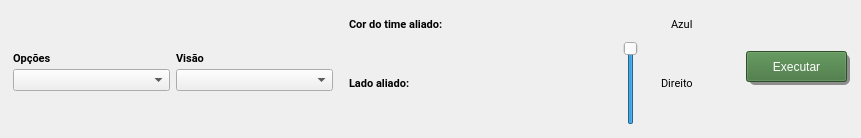
          <widget class="QFrame" name="sysInfoHeader">
           <property name="geometry">
            <rect>
             <x>0</x>
             <y>0</y>
             <width>861</width>
             <height>71</height>
            </rect>
           </property>
           <property name="sizePolicy">
            <sizepolicy hsizetype="Expanding" vsizetype="Fixed">
             <horstretch>0</horstretch>
             <verstretch>0</verstretch>
            </sizepolicy>
           </property>
           <property name="minimumSize">
            <size>
             <width>761</width>
             <height>0</height>
            </size>
           </property>
           <property name="maximumSize">
            <size>
             <width>1332</width>
             <height>16777215</height>
            </size>
           </property>
           <property name="frameShape">
            <enum>QFrame::Shape::NoFrame</enum>
           </property>
           <layout class="QHBoxLayout" name="horizontalLayout_9" stretch="1,2,0,0">
            <property name="spacing">
             <number>10</number>
            </property>
            <property name="leftMargin">
             <number>10</number>
            </property>
            <property name="topMargin">
             <number>10</number>
            </property>
            <property name="rightMargin">
             <number>10</number>
            </property>
            <property name="bottomMargin">
             <number>10</number>
            </property>
            <item>
             <widget class="QFrame" name="gameSettings">
              <property name="sizePolicy">
               <sizepolicy hsizetype="Fixed" vsizetype="Fixed">
                <horstretch>0</horstretch>
                <verstretch>0</verstretch>
               </sizepolicy>
              </property>
              <property name="minimumSize">
               <size>
                <width>0</width>
                <height>51</height>
               </size>
              </property>
              <property name="maximumSize">
               <size>
                <width>350</width>
                <height>51</height>
               </size>
              </property>
              <property name="frameShape">
               <enum>QFrame::Shape::NoFrame</enum>
              </property>
              <layout class="QHBoxLayout" name="horizontalLayout_4">
               <property name="leftMargin">
                <number>3</number>
               </property>
               <property name="topMargin">
                <number>3</number>
               </property>
               <property name="rightMargin">
                <number>3</number>
               </property>
               <property name="bottomMargin">
                <number>3</number>
               </property>
               <item>
                <layout class="QVBoxLayout" name="gameOptions">
                 <property name="spacing">
                  <number>0</number>
                 </property>
                 <item>
                  <widget class="QLabel" name="gameOptionsLabel">
                   <property name="font">
                    <font>
                     <family>Roboto</family>
                     <pointsize>8</pointsize>
                     <bold>true</bold>
                    </font>
                   </property>
                   <property name="text">
                    <string>Opções</string>
                   </property>
                   <property name="scaledContents">
                    <bool>true</bool>
                   </property>
                  </widget>
                 </item>
                 <item>
                  <widget class="QComboBox" name="gameOptionsDropdown">
                   <property name="sizePolicy">
                    <sizepolicy hsizetype="Expanding" vsizetype="Fixed">
                     <horstretch>0</horstretch>
                     <verstretch>0</verstretch>
                    </sizepolicy>
                   </property>
                   <property name="font">
                    <font>
                     <family>Roboto</family>
                     <pointsize>8</pointsize>
                    </font>
                   </property>
                   <property name="cursor">
                    <cursorShape>PointingHandCursor</cursorShape>
                   </property>
                   <property name="toolTip">
                    <string/>
                   </property>
                   <property name="currentText">
                    <string/>
                   </property>
                   <property name="sizeAdjustPolicy">
                    <enum>QComboBox::SizeAdjustPolicy::AdjustToContents</enum>
                   </property>
                   <property name="placeholderText">
                    <string>Físico</string>
                   </property>
                   <property name="frame">
                    <bool>true</bool>
                   </property>
                   <item>
                    <property name="text">
                     <string>Físico</string>
                    </property>
                   </item>
                   <item>
                    <property name="text">
                     <string>Simulado</string>
                    </property>
                   </item>
                  </widget>
                 </item>
                </layout>
               </item>
               <item>
                <layout class="QVBoxLayout" name="visionOptions">
                 <property name="spacing">
                  <number>0</number>
                 </property>
                 <item>
                  <widget class="QLabel" name="visionOptionsLabel">
                   <property name="font">
                    <font>
                     <family>Roboto</family>
                     <pointsize>8</pointsize>
                     <bold>true</bold>
                    </font>
                   </property>
                   <property name="text">
                    <string>Visão</string>
                   </property>
                  </widget>
                 </item>
                 <item>
                  <widget class="QComboBox" name="visionOptionsDropdown">
                   <property name="sizePolicy">
                    <sizepolicy hsizetype="Expanding" vsizetype="Fixed">
                     <horstretch>0</horstretch>
                     <verstretch>0</verstretch>
                    </sizepolicy>
                   </property>
                   <property name="font">
                    <font>
                     <family>Roboto</family>
                     <pointsize>8</pointsize>
                    </font>
                   </property>
                   <property name="cursor">
                    <cursorShape>PointingHandCursor</cursorShape>
                   </property>
                   <property name="toolTip">
                    <string/>
                   </property>
                   <property name="currentText">
                    <string/>
                   </property>
                   <property name="sizeAdjustPolicy">
                    <enum>QComboBox::SizeAdjustPolicy::AdjustToContents</enum>
                   </property>
                   <property name="placeholderText">
                    <string>MainVision</string>
                   </property>
                   <property name="frame">
                    <bool>true</bool>
                   </property>
                   <item>
                    <property name="text">
                     <string>MainVision</string>
                    </property>
                   </item>
                   <item>
                    <property name="text">
                     <string>FiraSim</string>
                    </property>
                   </item>
                  </widget>
                 </item>
                </layout>
               </item>
              </layout>
             </widget>
            </item>
            <item>
             <widget class="QFrame" name="myTeamInfo">
              <property name="sizePolicy">
               <sizepolicy hsizetype="Expanding" vsizetype="Fixed">
                <horstretch>0</horstretch>
                <verstretch>0</verstretch>
               </sizepolicy>
              </property>
              <property name="maximumSize">
               <size>
                <width>350</width>
                <height>16777215</height>
               </size>
              </property>
              <property name="styleSheet">
               <string notr="true"/>
              </property>
              <property name="frameShape">
               <enum>QFrame::Shape::NoFrame</enum>
              </property>
              <layout class="QVBoxLayout" name="verticalLayout_5">
               <property name="leftMargin">
                <number>3</number>
               </property>
               <property name="topMargin">
                <number>3</number>
               </property>
               <property name="rightMargin">
                <number>3</number>
               </property>
               <property name="bottomMargin">
                <number>3</number>
               </property>
               <item>
                <widget class="QFrame" name="myTeamColor">
                 <property name="sizePolicy">
                  <sizepolicy hsizetype="Expanding" vsizetype="Fixed">
                   <horstretch>0</horstretch>
                   <verstretch>0</verstretch>
                  </sizepolicy>
                 </property>
                 <property name="frameShape">
                  <enum>QFrame::Shape::NoFrame</enum>
                 </property>
                 <layout class="QHBoxLayout" name="horizontalLayout_8">
                  <property name="spacing">
                   <number>0</number>
                  </property>
                  <property name="leftMargin">
                   <number>0</number>
                  </property>
                  <property name="topMargin">
                   <number>0</number>
                  </property>
                  <property name="rightMargin">
                   <number>0</number>
                  </property>
                  <property name="bottomMargin">
                   <number>0</number>
                  </property>
                  <item>
                   <widget class="QLabel" name="myTeamSideText">
                    <property name="font">
                     <font>
                      <family>Roboto</family>
                      <pointsize>8</pointsize>
                      <bold>true</bold>
                     </font>
                    </property>
                    <property name="text">
                     <string>Cor do time aliado:</string>
                    </property>
                    <property name="scaledContents">
                     <bool>true</bool>
                    </property>
                   </widget>
                  </item>
                  <item>
                   <spacer name="colorSpacer">
                    <property name="orientation">
                     <enum>Qt::Orientation::Vertical</enum>
                    </property>
                    <property name="sizeHint" stdset="0">
                     <size>
                      <width>207</width>
                      <height>16</height>
                     </size>
                    </property>
                   </spacer>
                  </item>
                  <item>
                   <widget class="QFrame" name="teamColorControls">
                    <property name="sizePolicy">
                     <sizepolicy hsizetype="Fixed" vsizetype="Fixed">
                      <horstretch>0</horstretch>
                      <verstretch>0</verstretch>
                     </sizepolicy>
                    </property>
                    <property name="frameShape">
                     <enum>QFrame::Shape::NoFrame</enum>
                    </property>
                    <layout class="QHBoxLayout" name="horizontalLayout_5">
                     <property name="spacing">
                      <number>3</number>
                     </property>
                     <property name="leftMargin">
                      <number>0</number>
                     </property>
                     <property name="topMargin">
                      <number>0</number>
                     </property>
                     <property name="rightMargin">
                      <number>0</number>
                     </property>
                     <property name="bottomMargin">
                      <number>0</number>
                     </property>
                     <item>
                      <widget class="QPushButton" name="switchTeamColorButton">
                       <property name="sizePolicy">
                        <sizepolicy hsizetype="Fixed" vsizetype="Fixed">
                         <horstretch>0</horstretch>
                         <verstretch>0</verstretch>
                        </sizepolicy>
                       </property>
                       <property name="cursor">
                        <cursorShape>PointingHandCursor</cursorShape>
                       </property>
                       <property name="text">
                        <string/>
                       </property>
                       <property name="icon">
                        <iconset>
                         <normaloff>assets/icons/blue_flag.svg</normaloff>assets/icons/blue_flag.svg</iconset>
                       </property>
                       <property name="iconSize">
                        <size>
                         <width>24</width>
                         <height>22</height>
                        </size>
                       </property>
                       <property name="checkable">
                        <bool>true</bool>
                       </property>
                       <property name="flat">
                        <bool>true</bool>
                       </property>
                      </widget>
                     </item>
                     <item>
                      <widget class="QLabel" name="myTeamColorLabel">
                       <property name="font">
                        <font>
                         <family>Roboto</family>
                         <pointsize>8</pointsize>
                        </font>
                       </property>
                       <property name="text">
                        <string>Azul</string>
                       </property>
                      </widget>
                     </item>
                    </layout>
                   </widget>
                  </item>
                 </layout>
                </widget>
               </item>
               <item>
                <widget class="QFrame" name="myTeamSide">
                 <property name="sizePolicy">
                  <sizepolicy hsizetype="Expanding" vsizetype="Fixed">
                   <horstretch>0</horstretch>
                   <verstretch>0</verstretch>
                  </sizepolicy>
                 </property>
                 <property name="frameShape">
                  <enum>QFrame::Shape::NoFrame</enum>
                 </property>
                 <layout class="QHBoxLayout" name="horizontalLayout_7">
                  <property name="spacing">
                   <number>0</number>
                  </property>
                  <property name="leftMargin">
                   <number>0</number>
                  </property>
                  <property name="topMargin">
                   <number>0</number>
                  </property>
                  <property name="rightMargin">
                   <number>0</number>
                  </property>
                  <property name="bottomMargin">
                   <number>0</number>
                  </property>
                  <item>
                   <widget class="QLabel" name="myTeamSideTitle">
                    <property name="font">
                     <font>
                      <family>Roboto</family>
                      <pointsize>8</pointsize>
                      <bold>true</bold>
                     </font>
                    </property>
                    <property name="text">
                     <string>Lado aliado:</string>
                    </property>
                   </widget>
                  </item>
                  <item>
                   <spacer name="sideSpacer">
                    <property name="orientation">
                     <enum>Qt::Orientation::Vertical</enum>
                    </property>
                    <property name="sizeHint" stdset="0">
                     <size>
                      <width>40</width>
                      <height>20</height>
                     </size>
                    </property>
                   </spacer>
                  </item>
                  <item>
                   <widget class="QFrame" name="myTeamSideControl">
                    <property name="sizePolicy">
                     <sizepolicy hsizetype="Fixed" vsizetype="Fixed">
                      <horstretch>0</horstretch>
                      <verstretch>0</verstretch>
                     </sizepolicy>
                    </property>
                    <property name="frameShape">
                     <enum>QFrame::Shape::NoFrame</enum>
                    </property>
                    <layout class="QHBoxLayout" name="horizontalLayout_6">
                     <property name="spacing">
                      <number>10</number>
                     </property>
                     <property name="leftMargin">
                      <number>0</number>
                     </property>
                     <property name="topMargin">
                      <number>0</number>
                     </property>
                     <property name="rightMargin">
                      <number>0</number>
                     </property>
                     <property name="bottomMargin">
                      <number>0</number>
                     </property>
                     <item>
                      <widget class="QSlider" name="myTeamSideSwitch">
                       <property name="sizePolicy">
                        <sizepolicy hsizetype="Fixed" vsizetype="Fixed">
                         <horstretch>0</horstretch>
                         <verstretch>0</verstretch>
                        </sizepolicy>
                       </property>
                       <property name="minimumSize">
                        <size>
                         <width>41</width>
                         <height>0</height>
                        </size>
                       </property>
                       <property name="maximumSize">
                        <size>
                         <width>41</width>
                         <height>16777215</height>
                        </size>
                       </property>
                       <property name="cursor">
                        <cursorShape>PointingHandCursor</cursorShape>
                       </property>
                       <property name="layoutDirection">
                        <enum>Qt::LayoutDirection::LeftToRight</enum>
                       </property>
                       <property name="maximum">
                        <number>1</number>
                       </property>
                       <property name="value">
                        <number>1</number>
                       </property>
                       <property name="sliderPosition">
                        <number>1</number>
                       </property>
                      </widget>
                     </item>
                     <item>
                      <widget class="QLabel" name="myTeamSideLabel">
                       <property name="font">
                        <font>
                         <family>Roboto</family>
                         <pointsize>8</pointsize>
                        </font>
                       </property>
                       <property name="text">
                        <string>Direito</string>
                       </property>
                      </widget>
                     </item>
                    </layout>
                   </widget>
                  </item>
                 </layout>
                </widget>
               </item>
              </layout>
             </widget>
            </item>
            <item>
             <spacer name="sysInfoSpacer">
              <property name="orientation">
               <enum>Qt::Orientation::Vertical</enum>
              </property>
              <property name="sizeHint" stdset="0">
               <size>
                <width>40</width>
                <height>20</height>
               </size>
              </property>
             </spacer>
            </item>
            <item>
             <widget class="QFrame" name="execStart">
              <property name="sizePolicy">
               <sizepolicy hsizetype="Fixed" vsizetype="Fixed">
                <horstretch>0</horstretch>
                <verstretch>0</verstretch>
               </sizepolicy>
              </property>
              <property name="minimumSize">
               <size>
                <width>105</width>
                <height>35</height>
               </size>
              </property>
              <property name="maximumSize">
               <size>
                <width>105</width>
                <height>35</height>
               </size>
              </property>
              <property name="cursor">
               <cursorShape>PointingHandCursor</cursorShape>
              </property>
              <property name="frameShape">
               <enum>QFrame::Shape::NoFrame</enum>
              </property>
              <widget class="QPushButton" name="execButton">
               <property name="geometry">
                <rect>
                 <x>0</x>
                 <y>0</y>
                 <width>101</width>
                 <height>31</height>
                </rect>
               </property>
               <property name="sizePolicy">
                <sizepolicy hsizetype="Fixed" vsizetype="Fixed">
                 <horstretch>0</horstretch>
                 <verstretch>0</verstretch>
                </sizepolicy>
               </property>
               <property name="cursor">
                <cursorShape>PointingHandCursor</cursorShape>
               </property>
               <property name="styleSheet">
                <string notr="true">color: #fff; background: #3E7239;</string>
               </property>
               <property name="text">
                <string>Executar</string>
               </property>
               <property name="icon">
                <iconset>
                 <normaloff>assets/icons/play.svg</normaloff>assets/icons/play.svg</iconset>
               </property>
               <property name="iconSize">
                <size>
                 <width>16</width>
                 <height>16</height>
                </size>
               </property>
               <property name="checkable">
                <bool>true</bool>
               </property>
              </widget>
              <widget class="QFrame" name="execButtonShadow">
               <property name="geometry">
                <rect>
                 <x>3</x>
                 <y>3</y>
                 <width>101</width>
                 <height>31</height>
                </rect>
               </property>
               <property name="sizePolicy">
                <sizepolicy hsizetype="Fixed" vsizetype="Fixed">
                 <horstretch>0</horstretch>
                 <verstretch>0</verstretch>
                </sizepolicy>
               </property>
               <property name="styleSheet">
                <string notr="true">background: #8D8D8D; border-radius: 6px;</string>
               </property>
               <property name="frameShape">
                <enum>QFrame::Shape::NoFrame</enum>
               </property>
              </widget>
              <zorder>execButtonShadow</zorder>
              <zorder>execButton</zorder>
             </widget>
            </item>
           </layout>
          </widget>
